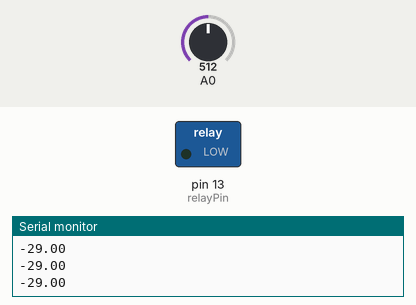
This sketch was run on a simulated Arduino Uno, built with avr-gcc and run on an emulated ATmega328P. Parts: switched loads named in the sketch (green lamp = pin HIGH), the last lines printed to the serial monitor. Inputs (shaded band) come from the test bench; at power-on: A0 = 512.

Above: at 1.2 s.
1.3 s: A0 set to 612
3.4 s: A0 set to 634
At 4.8 s:
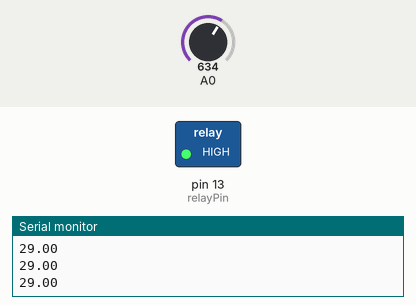
5.9 s: A0 set to 511
At 7.8 s:
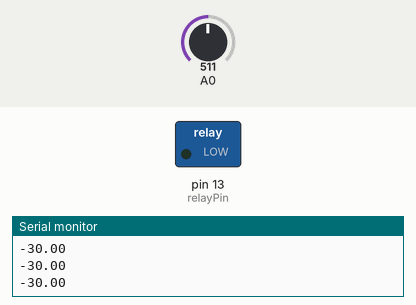
8.1 s: A0 set to 716
At 10.3 s:
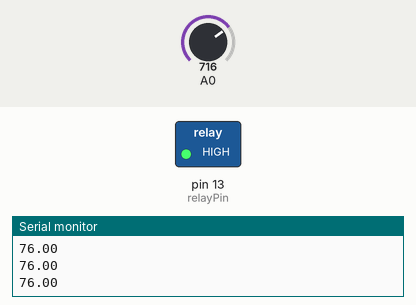
Timing chart, 0 to 11.5 s (numbered marks = the images above; inputs shaded):
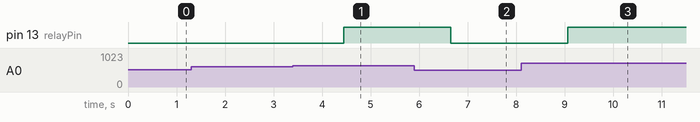

Measured:
- the behaviour switches between 624 and 625 on A0 (found by bisection; images 0 and 1)
- after the input at 3.4 s, pin 13 (relayPin): LOW → HIGH after 1.0 s
- after the input at 5.9 s, pin 13 (relayPin): HIGH → LOW after 0.75 s
- after the input at 8.1 s, pin 13 (relayPin): LOW → HIGH after 0.97 s

The sketch:

tempSens.ino
```cpp
int offset = 3000;
int timeBetweenMedian = 1000;
float celsArrayp = 0.0; //Store average celcius values
float minThreshold = 18;
float maxThreshold = 21;
bool offOn = true;
bool _offOn = true; // this is to check if something changed
int relayPin = 13;
int avTop = 100;
int avCount = 0;
int avSum = 0;
float currentTemp = 0;

void setup() {
  // put your setup code here, to run once:
  pinMode(relayPin, OUTPUT);
  Serial.begin(9600);
}

void loop() {

  //take in current voltage and calculate temperature
  celsArrayp = ((analogRead(A0)/1024.0)*500) - 273.15;
  //Serial.println(celsArrayp);
  //do same calucations to balance the relay
  if(offOn == false){
    celsArrayp = celsArrayp - 7.00;
  }

  //Calculate average count
  if(avCount < avTop){
    avSum = avSum + celsArrayp;
    avCount = avCount + 1;
  }else{
    // Reset everything after count ends
    currentTemp = avSum / avTop;
    avSum = 0;
    avCount=0;
  }

  if(currentTemp < 25.00){
    //Serial.println("turn on");
    offOn = false;
  }else{
    offOn = true;
  }

  // switch on or off the relay
  // this will switch on or off the relay and will do some
  if(_offOn != offOn){
    digitalWrite(relayPin, offOn);
  }
  _offOn = offOn;

  Serial.println(currentTemp); // print median object. just in case we had weird readings


  //delay(1000);
}


// an horribly inefficent sorting algorithm. Sorry i wantted to use qsort but ardino had no sorting
// available and i coulde find a library. So i took the first thing i could find online :(
void bubbleSort(float analogValues[], int numReadings) {

  int out, in, swapper;
  for(out=0 ; out < numReadings; out++) {  // outer loop
    for(in=out; in<(numReadings-1); in++)  {  // inner loop
      if( analogValues[in] > analogValues[in+1] ) {   // out of order?
        // swap them:
        swapper = analogValues[in];
        analogValues [in] = analogValues[in+1];
        analogValues[in+1] = swapper;
      }
    }
  }
}
```
